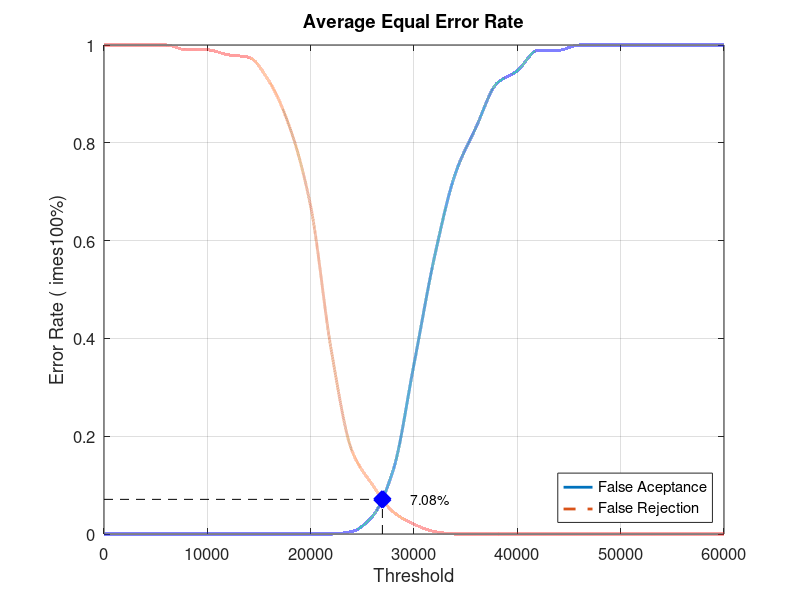
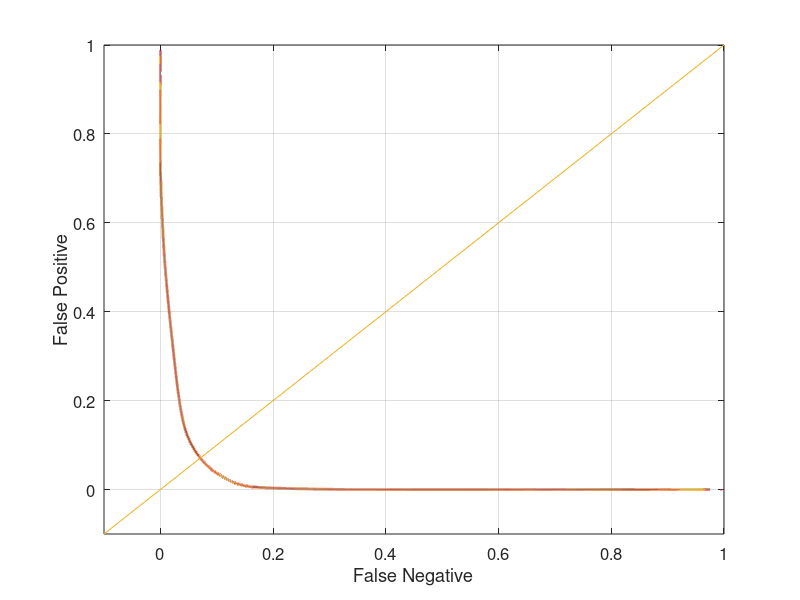

Write MATLAB code to recreate these figures, in order.
close all;
clear;
clc;
x = 0:2000:60000;
xq = 0:0.5:60000;

y0 = [0 0 0 0 0 0 0 0 0 0 0 0 0.00526316 0.0368421 0.131579 0.347368 0.568421 0.736842 0.831579 0.921053 0.947368 0.989474 0.989474 1 1 1 1 1 1 1 1]
yy0 = interp1(x, y0, xq, 'pchip');
y1 = [1 1 1 1 0.99 0.99 0.98 0.975 0.925 0.83 0.67 0.375 0.17 0.1 0.045 0.02 0.005 0 0 0 0 0 0 0 0 0 0 0 0 0 0]
yy1 = interp1(x, y1, xq, 'pchip');

% Calculating EER: 
y2 = abs(y0 - y1);
find(y2 == min(y2))
yy2 = abs(yy0 - yy1);
xEER = find(yy2 == min(yy2));
xEERIndex = xq(xEER) % X-axis EER
yEER = yy0(xEER) % Y-axis EER

main = figure
plot(xq, yy0,'-','LineWidth', 2);	hold on
plot(xq, yy1,'--','LineWidth', 2);	hold on
plot([xEERIndex xEERIndex], [0 yEER], 'k--');	hold on
plot([0 xEERIndex], [yEER yEER], 'k--');	hold on
plot(xEERIndex, yEER, 'bx', 'LineWidth', 10);	hold on
text(xEERIndex + 10 * xEERIndex / 100, yEER, [num2str(round((10000 * yEER)) / 100) '%'])
legend('False Aceptance', 'False Rejection', 'Location', 'SouthEast')
xlabel('Threshold')
ylabel('Error Rate (	imes100%)')
title('Average Equal Error Rate')
set(gca, 'FontSize', 12)
axis([0 60000 0 1])
grid on

print(main, 'Database5_4Main', '-dpng');
FNRxFPR = figure('Color', [1 1 1]);
plot(yy1, yy0, '-', yy1, yy0, 'LineWidth', 2);
hold on
y = -0.1:0.1:1
plot(y, y); 
set(gca, 'FontSize', 12)
xlabel('False Negative')
ylabel('False Positive')
axis([-0.1 1 -0.1 1])
set(gca, 'FontSize', 12)
grid on

print(FNRxFPR, 'Database5_4FNRxFPR','-dpng');
